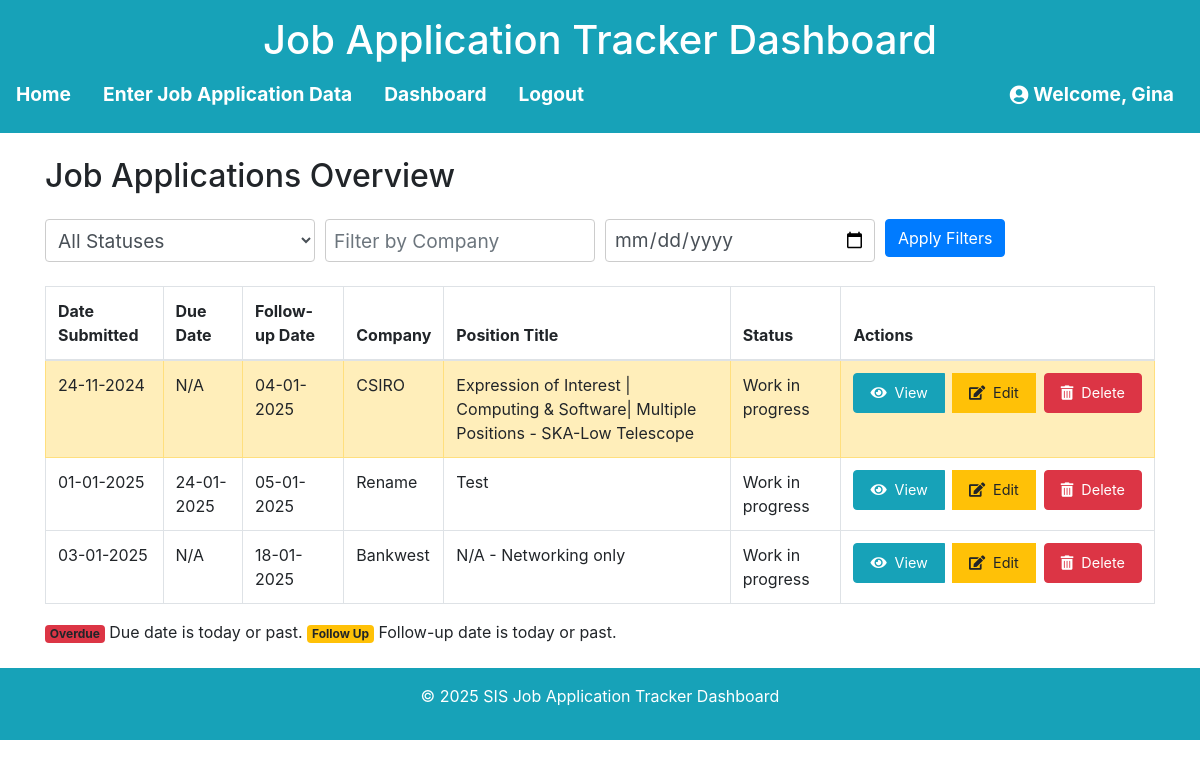
/dashboard (signed in), run on an earlier commit of the app's database.
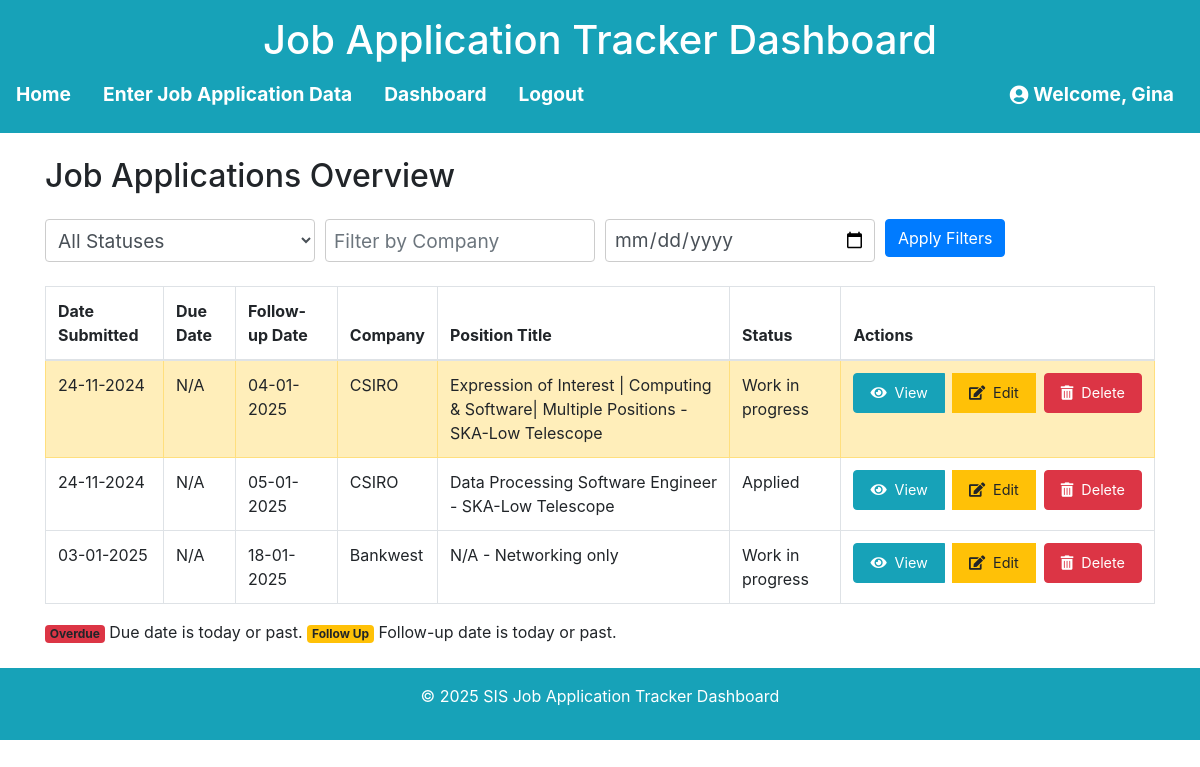
And on a later commit of the database.
### models.py (models this page shows, shortened)
class JobApplication(db.Model):
    id = db.Column(db.Integer, primary_key=True)
    date_submitted = db.Column(db.Date, nullable=True)
    due_date = db.Column(db.Date, nullable=True)
    follow_up_date = db.Column(db.Date, nullable=True)
    company = db.Column(db.String(120), nullable=False)
    contact = db.Column(db.String(120), nullable=True)
    position_title = db.Column(db.String(120), nullable=False)
    status = db.Column(db.String(50), nullable=False)
    cv_submitted = db.Column(db.String(10), nullable=False)
    cover_letter_submitted = db.Column(db.String(10), nullable=False)
    follow_up_sent = db.Column(db.String(10), nullable=False)
    follow_up_message = db.Column(db.Text, nullable=True)
    notes = db.Column(db.Text, nullable=True)
    user_id = db.Column(db.Integer, db.ForeignKey('user.id'), nullable=False)
    user = db.relationship('User', backref=db.backref('job_applications', lazy=True))

### app.py (the view, shortened to what this page needs)
@app.route('/dashboard', methods=['GET', 'POST'])
@login_required
def dashboard():
    print(f"User authenticated: {current_user.is_authenticated}")
    all_applications = JobApplication.query.filter_by(user_id=current_user.id).all()
    filtered_applications = []
    for application in all_applications:
        today = datetime.utcnow().date()
        application.row_class = ""
        if application.follow_up_date and application.follow_up_date <= today:
            application.row_class = "table-warning"  # Bootstrap yellow
        if application.due_date and application.due_date <= today:
            application.row_class = "table-danger"  # Bootstrap red
        if request.args.get('status') and request.args.get('status') != application.status:
            continue
        if request.args.get('company') and request.args.get('company').lower() not in application.company.lower():
            continue
        if request.args.get('due_before') and application.due_date:
            due_before = datetime.strptime(request.args.get('due_before'), "%d-%m-%Y")
            if application.due_date > due_before:
                continue
            filtered_applications.append(application)
    application_form = JobApplicationForm()
    delete_form = DeleteForm()
    return render_template(
        'dashboard.html',
        applications=filtered_applications or all_applications,
        application_form=application_form,
        delete_form=delete_form)

### app.py
class DeleteForm(FlaskForm):
    csrf_token = HiddenField()

### app.py (called while the page is built)
@login_manager.user_loader
def load_user(user_id):
    return db.session.get(User, int(user_id))

### templates/dashboard.html (shortened to what this page needs)
{% extends "base.html" %}
{% block content %}
<h2 class="mb-4">Job Applications Overview</h2>
<form method="GET" action="{{ url_for('dashboard') }}">
    <div class="form-row">
        <div class="col-md-3">
            <select name="status" class="form-control">
                <option value="">All Statuses</option>
            </select>
        </div>
        <div class="col-md-3">
            <input type="text" name="company" placeholder="Filter by Company" class="form-control">
        </div>
        <div class="col-md-3">
            <input type="date" name="due_before" class="form-control" placeholder="Due Before">
        </div>
        <div class="col-md-3">
            <button type="submit" class="btn btn-primary">Apply Filters</button>
        </div>
    </div>
</form>
<table class="table table-bordered mt-4">
    <thead>
        <tr>
            <th>Date Submitted</th>
            <th>Due Date</th>
            <th>Follow-up Date</th>
            <th>Company</th>
            <th>Position Title</th>
            <th>Status</th>
            <th>Actions</th>
        </tr>
    </thead>
    <tbody>
        {% for application in applications %}
        <tr class="{{ application.row_class }}">
            <td>{{ application.date_submitted.strftime('%d-%m-%Y') if application.date_submitted else 'N/A' }}</td>
            <td>{{ application.due_date.strftime('%d-%m-%Y') if application.due_date else 'N/A' }}</td>
            <td>{{ application.follow_up_date.strftime('%d-%m-%Y') if application.follow_up_date else 'N/A' }}</td>
            <td>{{ application.company }}</td>
            <td>{{ application.position_title }}</td>
            <td>{{ application.status }}</td>
            <td>
                <div class="btn-group" role="group">
                    <a href="{{ url_for('view_application', application_id=application.id) }}"
                       class="btn btn-info me-2">
                        <i class="fas fa-eye"></i> View
                    </a>
                    <a href="{{ url_for('edit_application', application_id=application.id) }}"
                       class="btn btn-warning me-2">
                        <i class="fas fa-edit"></i> Edit
                    </a>
                    <form method="POST" action="{{ url_for('delete_application', application_id=application.id) }}"
                          style="display: inline;">
                        <button type="submit" class="btn btn-danger">
                            <i class="fas fa-trash-alt"></i> Delete
                        </button>
                    </form>
                </div>
            </td>
        </tr>
        {% endfor %}
    </tbody>
</table>
<div class="mt-3">
    <span class="badge bg-danger">Overdue</span> Due date is today or past.
    <span class="badge bg-warning">Follow Up</span> Follow-up date is today or past.
</div>
{% endblock %}

What changed in the data, as far as the page shows it:
changed JobApplication: date_submitted "01-01-2025" → "24-11-2024"; due_date "24-01-2025" → "N/A"; company "Rename" → "CSIRO"; position_title "Test" → "Data Processing Software Engineer - SKA-Low Telescope"; status "Work in progress" → "Applied"
